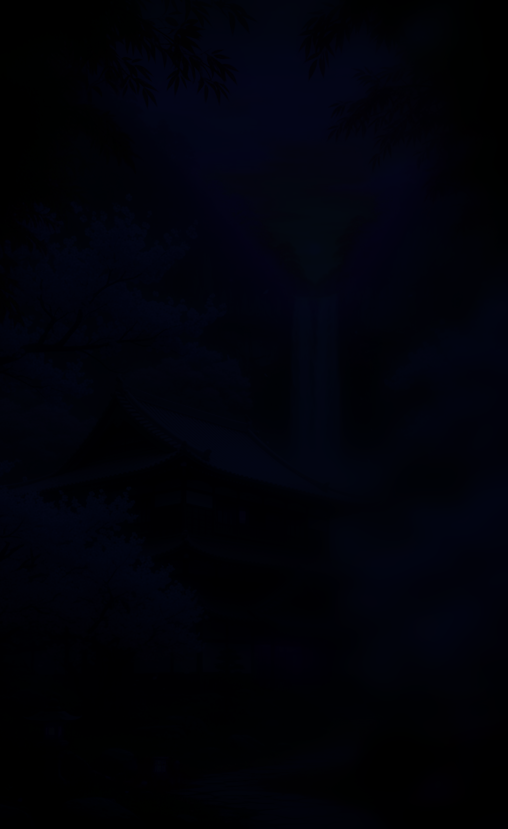
#> input picture assets/bg-export.png, 1523 x 2486 px (shown at 1/3 size)
$ python -i make-promo-creatives.py   (imports and definitions only)
#> lines starting #> are read from the running program, lines starting #| are printed output that depends on the picture
#!/usr/bin/env python3
"""Convert advertiser-supplied artwork into the slot creatives of a code campaign.

An advertiser delivers one PNG per placement, already at (or close to) the slot
geometry.  Nothing here composes art -- unlike tools/make-giveaway-creatives.py,
which draws our own banners.  This script re-encodes to WebP and walks the quality
down until the file fits the per-slot byte ceiling enforced by CREATIVE_SPECS in
public_html/api/lib/images.php.

Playerok: one shape correction happens on the way.  The rail is delivered
300x1200, but the rail box in css/styles.css used to be 160x600 with
object-fit: cover, so a 300-wide source was scaled to fill the width and then
cropped by ~37 source px at the top and bottom -- exactly where the Playerok
wordmark and the round badge sit.  Rather than stretch or crop the artwork, the
canvas is widened to 320 and the 10 px bands on either side are filled by
repeating the outermost source column of each row.  The background there is a
smooth gradient over most of the height, and the one place it is not (the
creature's fur, around y=900) smears by ~5 px at display size.

Starvell: since PR #132 every rail box takes the creative's own aspect ratio
(PROMO.fitBox), so the 300x1200 rail is kept as delivered.  Starvell also sends
a collapsed-dock face ("Mobile mini", 810x224); it is not converted.  At most
48 px tall its tagline is unreadable, so the folded bar shows the dock creative
as a thumbnail next to the line promo.starvellDockText, the way Playerok does.

Kupa: the popup arrives as a 1254x1254 square and is scaled down to 800x800.
Kupa's collapsed-dock face is a 374x47 line ("kupa.gg - cheap fruits") whose
text stays legible at the 48 px the folded bar allows, so unlike Starvell's it
ships as dockMini, at its delivered size (inside the 640x80 dockMini spec).

kupa-robux: on 2026-11-17 the owner had the slogan on Kupa's strip, rail, dock
and dockMini changed from "fruits" to "robux" (the popup kept its own text).
The relettered sources are our edit of the advertiser's art, not theirs; they
ship under new names because /assets images are cached for an hour, and the
popup keeps using kupa-popup.webp.

The source images are not in the repository: they are the advertiser's originals
and weigh ~2 MB together.  Point --src at the directory holding them (searched
recursively, so unpacked zip folders work); PNG and WebP are both read.  Files
are matched by pixel size, not by name, because the delivered names mix Latin
"x" and Cyrillic "x" as the separator.

Usage:
    python tools/make-promo-creatives.py --advertiser playerok --src ~/Downloads
    python tools/make-promo-creatives.py --advertiser starvell --src ~/Downloads/starvell
    python tools/make-promo-creatives.py --advertiser kupa --src ~/Downloads/kupa
    python tools/make-promo-creatives.py --advertiser kupa-robux --src ~/kupa-robux
"""

import argparse
import os
import sys

from PIL import Image

# advertiser -> slot -> (source width, source height, output width, output height,
# max bytes).  The byte ceilings mirror CREATIVE_SPECS for a still image.  Output
# geometry differs from the source only for the Playerok rail (widened) and the
# Kupa popup (scaled down); see above.  Slots
# are written as <advertiser>-<file>.webp, file being the slot name except for
# dockMini (dock-mini).
ADVERTISERS = {
    "playerok": {
        "strip": (1200, 300, 1200, 300, 400000),
        "rail": (300, 1200, 320, 1200, 300000),
        "dock": (640, 200, 640, 200, 200000),
        "popup": (800, 800, 800, 800, 400000),
    },
    "starvell": {
        "strip": (1200, 300, 1200, 300, 400000),
        "rail": (300, 1200, 300, 1200, 300000),
        "dock": (640, 200, 640, 200, 200000),
        "popup": (800, 800, 800, 800, 400000),
    },
    "kupa": {
        "strip": (1200, 300, 1200, 300, 400000),
        "rail": (300, 1200, 300, 1200, 300000),
        "dock": (640, 200, 640, 200, 200000),
        "dockMini": (374, 47, 374, 47, 100000),
        "popup": (1254, 1254, 800, 800, 400000),
    },
    "kupa-robux": {
        "strip": (1200, 300, 1200, 300, 400000),
        "rail": (300, 1200, 300, 1200, 300000),
        "dock": (640, 200, 640, 200, 200000),
        "dockMini": (374, 47, 374, 47, 100000),
    },
}

FILE_NAMES = {"dockMini": "dock-mini"}

OUT_DIR = os.path.join("public_html", "assets", "promo")


# [44 lines left out: functions find_sources, widen, not called in this run]


def fit(im, out_w, out_h):
    """Scale im down to out_w x out_h when the shape is the same, else pad its width."""
    src_w, src_h = im.size
    if (src_w, src_h) != (out_w, out_h) and src_w * out_h == src_h * out_w:
        if out_w > src_w:
            raise SystemExit("fit() only scales down, cannot grow %d -> %d" % (src_w, out_w))
        return im.resize((out_w, out_h), Image.LANCZOS)
    return widen(im, out_w)


# [33 lines left out: functions encode, main, not called in this run]


# [2 lines not run here, left out]

>>> import cv2
>>> picture = cv2.imread('../assets/bg-export.png', cv2.IMREAD_GRAYSCALE)
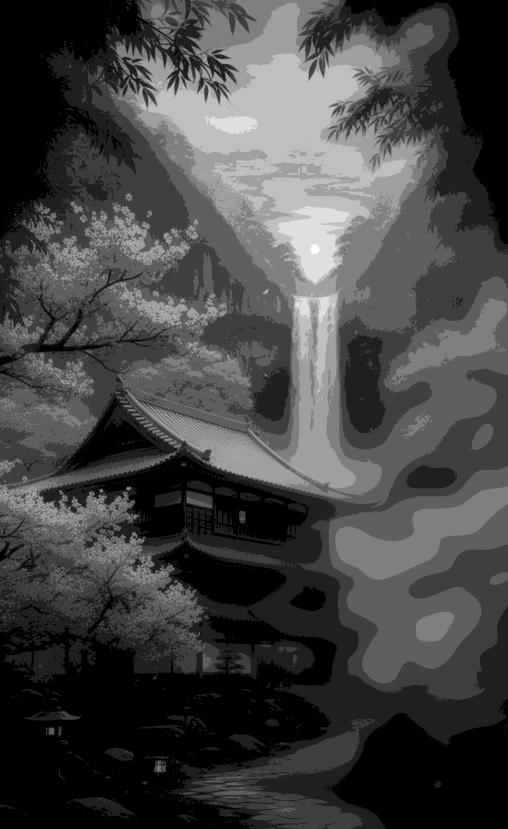
#> picture: shape (2486, 1523) (shown at 1/3 size); min 0, max 8, mean 2.14; drawn with min black and max white
>>> result = fit(picture, 'out.png', 'out1.png')
#> (the run stopped early here; a loop or call above may not have finished)
